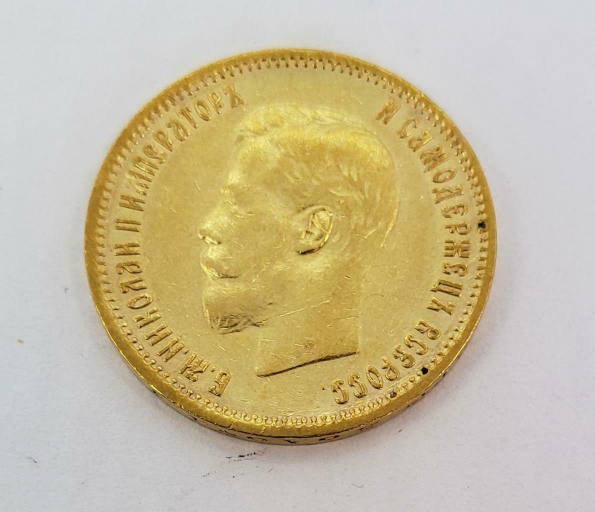
#> input picture coin.jpg, 1190 x 1024 px (shown at 1/2 size)
$ jupyter execute Segmentation_1.ipynb   (shell and % lines are left out)
#> lines starting #> are read from the running program, lines starting #| are printed output that depends on the picture; after the words box and inside, x2 and y2 are one past the last pixel; in counts of white or black regions, pixels touching at a corner belong together
# Пракитеческий пример сегментации бинаризацией.

[cell 1]
import cv2
import numpy as np
import matplotlib.pyplot as plt

[cell 2]
img = cv2.imread('coin.jpg')
#> img is the input picture: shape (1024, 1190, 3); mean B, G, R 154, 187.3, 199.4

[cell 3]
plt.axis('off')
plt.imshow(cv2.cvtColor(img, cv2.COLOR_BGR2RGB), cmap=plt.cm.binary)

[cell 4]
img_gray = cv2.cvtColor(img, cv2.COLOR_BGR2GRAY)  # Переводим в rgb (opencv Загружает по-умолчанию в bgr)
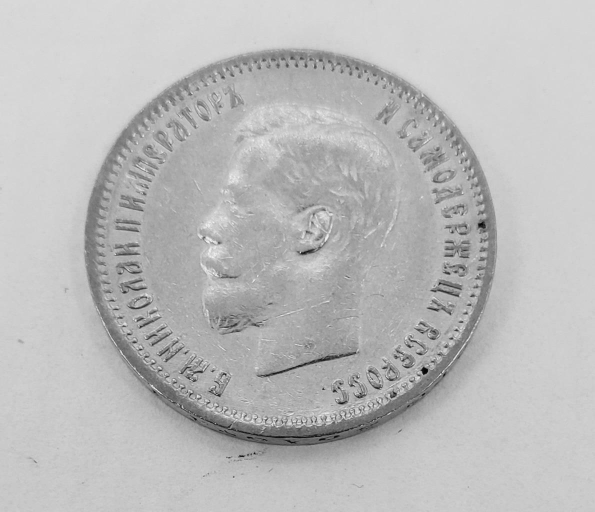
#> img_gray: shape (1024, 1190) (shown at 1/2 size); min 1, max 246, mean 187.1

[cell 5]
plt.axis('off')
plt.imshow(img_gray, cmap=plt.cm.gray)

Выбираем границу (трешхолд)

[cell 6]
fig, ax = plt.subplots()
ax.hist(img_gray.ravel(), bins=256)
ax.set_title('Histogram')
ax.set_xlabel('Pixel')
ax.set_ylabel('Number of pixels')
ax.vlines(x=180, ymin=0, ymax=6e4, linewidth=3, color='r', linestyle='-')
plt.show()
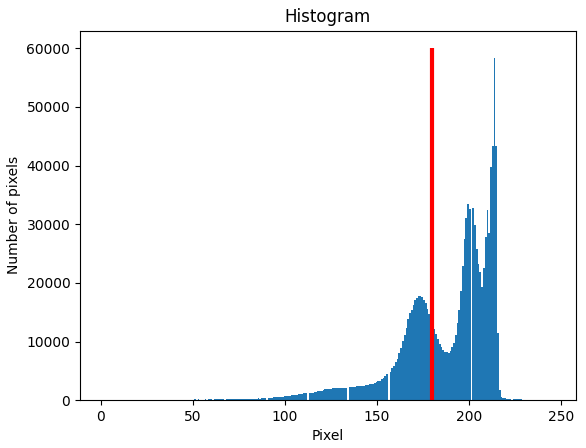
#> figure drawn by matplotlib, 1 panel; tallest bar 58334 high, from x = 213.5 to 214.4

[cell 7]
img_bin = (img_gray > 180)
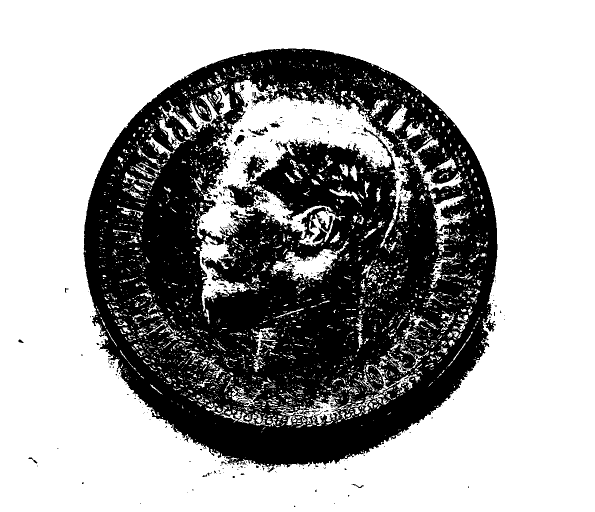
#> img_bin: shape (1024, 1190) bool (shown at 1/2 size); 64.3% white; 624 black regions (584 under 20 px), largest, box (x1, y1, x2, y2) and area: (167, 97, 995, 935) 428782, (486, 309, 530, 364) 1024, (504, 187, 536, 209) 263

[cell 8]
plt.axis('off')
plt.imshow(img_bin, cmap=plt.cm.binary)

## Задание

[cell 9]
img = cv2.imread('plate.jpg')
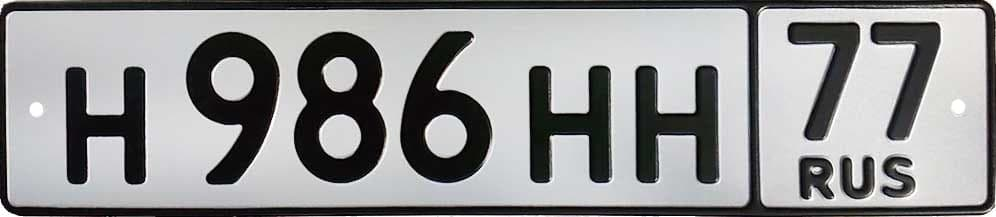
#> input picture plate.jpg, 996 x 217 px
#> img is the input picture: shape (217, 996, 3); mean B, G, R 147.7, 147.1, 146.8
img_gray = cv2.cvtColor(img, cv2.COLOR_BGR2GRAY)
#> img_gray: shape (217, 996)
img_gray = cv2.GaussianBlur(img_gray, (7, 7), 0)

[cell 10]
plt.imshow(img_gray)

[cell 11]
plt.plot(range(img_gray.shape[1]), np.sum(img_gray, axis=0))
#> figure, not shown here; curve peaks at x = 958, y = 45330

[cell 12]
(T, threshInv) = cv2.threshold(img_gray, 0, 255,
	cv2.THRESH_BINARY | cv2.THRESH_OTSU)
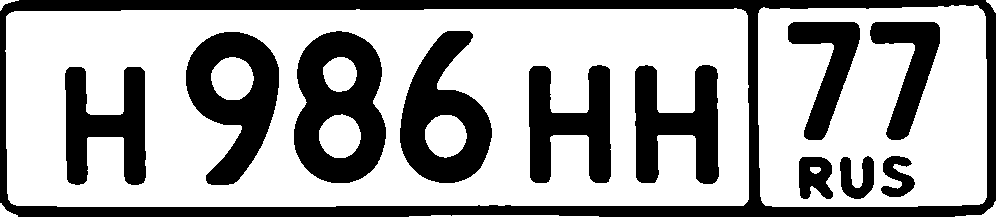
#> threshInv: shape (217, 996); 65% white; 12 black regions, largest, box (x1, y1, x2, y2) and area: (0, 0, 996, 217) 24198, (294, 31, 386, 183) 8935, (186, 32, 279, 185) 7567
#> T = 121

[cell 13]
plt.imshow(threshInv)

[cell 14]
plt.imshow(threshInv[:150, :])
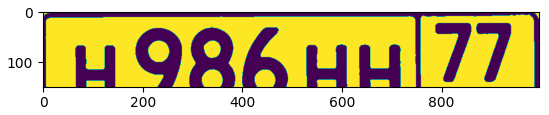
#> figure drawn by matplotlib, 1 panel

[cell 15]
threshInv = threshInv[:150, :]
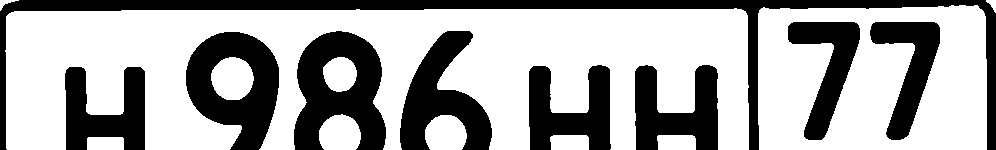
#> threshInv: shape (150, 996); 65.2% white; 9 black regions, largest, box (x1, y1, x2, y2) and area: (0, 0, 996, 150) 12637, (294, 31, 386, 150) 6954, (186, 32, 279, 150) 6445

[cell 16]
plt.plot(range(threshInv.shape[1]), np.sum(threshInv, axis=0))
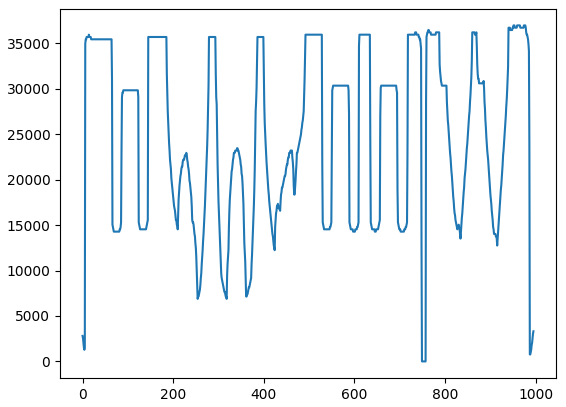
#> figure drawn by matplotlib, 1 panel; curve peaks at x = 951, y = 36975

[cell 17]
x = np.sum(threshInv, axis=0)
#> x = 996 values, max 36975 at index 951, min 0 at index 749, mean 24921.9

[cell 18]
from scipy.signal import find_peaks

[cell 19]
peaks, _ = find_peaks(x, height=35000, distance=50)
#> peaks = [14, 165, 286, 392, 510, 622, 763, 869, 975]

[cell 20]
plt.plot(x)
plt.plot(peaks, x[peaks], "x")
plt.plot(np.zeros_like(x), "--", color="gray")
plt.show()
#> figure, not shown here; curve peaks at x = 951, y = 36975

[cell 21]
for i in range(len(peaks)-1):
  plt.imshow(img[:, peaks[i]:peaks[i+1]])
  plt.show()
#> this loop made 8 passes
#> pass 1, `plt.show()`:
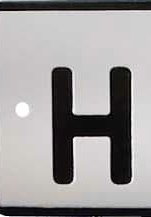
#> shown: shape (217, 151, 3); mean R, G, B 157.2, 154.5, 154.6
#> pass 2, `plt.show()`:
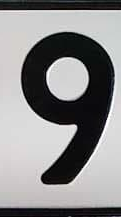
#> shown: shape (217, 121, 3); mean R, G, B 137.3, 136.6, 137.2
